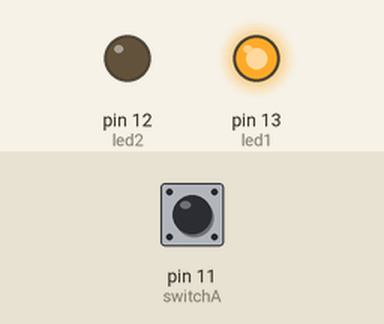
Bench run of a sketch on a simulated Arduino Uno, built with avr-gcc and run on an emulated ATmega328P. Shown: output pins drawn as LEDs (lit = HIGH). The test bench sets the inputs (shaded band); at power-on: pin 11 (switchA) HIGH.

Above: at 1.2 s.
1.3 s: pin 11 (switchA) pulled LOW for 0.15 s
At 1.37 s:
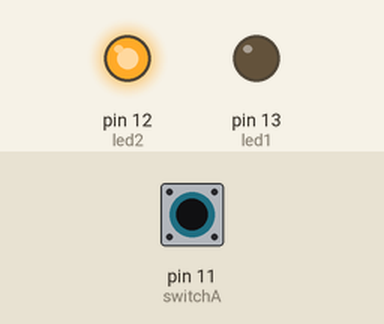
2.9 s: pin 11 (switchA) pulled LOW for 3.2 s
At 7.0 s:
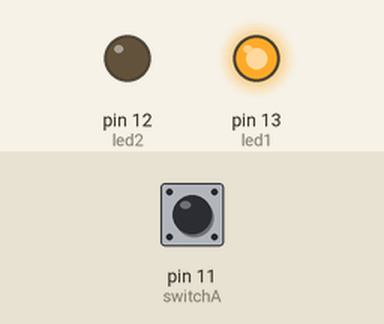
Timing chart, 0 to 8.5 s (numbered marks = the images above; inputs shaded):
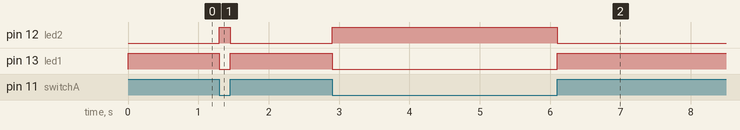

The sketch:

main.ino
```cpp
int led1 = 13;
int led2 = 12;
int switchA = 11;
bool state;

void setup()
{
  pinMode(switchA, INPUT_PULLUP);
  pinMode(led1, OUTPUT);
  pinMode(led2, OUTPUT);
}

void loop()
{
  state = digitalRead(switchA);
  digitalWrite(led1, state);
  digitalWrite(led2, ! state);
}
```

Measured:
- after the input at 1.3 s, pin 12 (led2): LOW → HIGH at once, → LOW 0.15 s later; pin 13 (led1): HIGH → LOW at once, → HIGH 0.15 s later
- after the input at 2.9 s, pin 12 (led2): LOW → HIGH at once, → LOW 3.2 s later; pin 13 (led1): HIGH → LOW at once, → HIGH 3.2 s later
